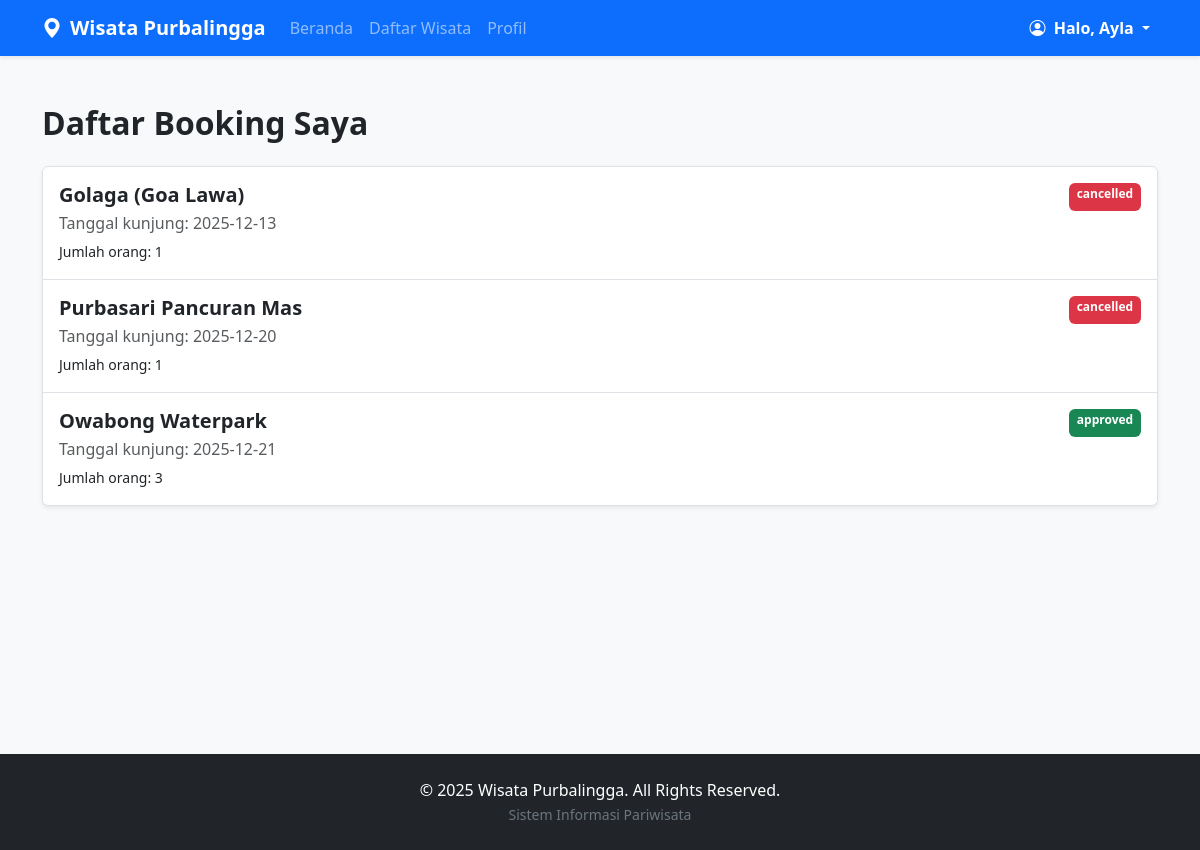
Page /booking_list.php (signed in) on the committed database.
### tables this page shows
CREATE TABLE `booking_wisata` (
  `id_booking` int NOT NULL,
  `id_user` int DEFAULT NULL,
  `id_wisata` int NOT NULL,
  `nama` varchar(100) NOT NULL,
  `no_hp` varchar(20) NOT NULL,
  `tanggal_kunjung` date NOT NULL,
  `jumlah_orang` int NOT NULL,
  `total_harga` int DEFAULT NULL,
  `catatan` text,
  `status` enum('pending','approved','cancelled') DEFAULT 'pending',
  `created_at` timestamp NULL DEFAULT CURRENT_TIMESTAMP,
  `bukti_bayar` varchar(255) DEFAULT NULL
);

CREATE TABLE `wisata` (
  `id_wisata` int NOT NULL,
  `nama` varchar(150) NOT NULL,
  `deskripsi` text,
  `alamat` text,
  `kecamatan` varchar(100) DEFAULT NULL,
  `kategori` varchar(50) DEFAULT NULL,
  `harga_tiket` int DEFAULT '0',
  `fasilitas` text,
  `link_maps` text,
  `views` int DEFAULT '0',
  `foto` varchar(255) DEFAULT NULL,
  `wa_number` varchar(20) DEFAULT NULL,
  `created_at` datetime DEFAULT CURRENT_TIMESTAMP,
  `latitude` decimal(10,6) NOT NULL,
  `longitude` decimal(10,6) NOT NULL
);

### public/booking_list.php (the view, shortened to what this page needs)
<?php
require_once '../template/header.php';
$user_id = $_SESSION['user_id'];
$query = "SELECT b.*, w.nama AS nama_wisata
          FROM booking_wisata b
          JOIN wisata w ON b.id_wisata = w.id_wisata
          WHERE b.id_user = '$user_id'
          ORDER BY b.created_at DESC";
$result = mysqli_query($conn, $query);
?>
<div class="container mt-5 mb-5">
    <h2 class="fw-bold mb-4">Daftar Booking Saya</h2>
    <?php if (mysqli_num_rows($result) == 0): ?>
        <div class="alert alert-info">Kamu belum pernah melakukan booking.</div>
        <div style="height: 200px;"></div>
    <?php else: ?>
        <div class="list-group shadow-sm">
            <?php while ($row = mysqli_fetch_assoc($result)): ?>
                <a href="booking_detail.php?id_booking=<?= $row['id_booking'] ?>"
                   class="list-group-item list-group-item-action py-3">
                    <div class="d-flex w-100 justify-content-between">
                        <h5 class="mb-1 fw-semibold">
                            <?= htmlspecialchars($row['nama_wisata']) ?>
                        </h5>
                        <span class="badge
                            <?= $row['status'] == 'pending' ? 'bg-warning text-dark' : '' ?>
                            <?= $row['status'] == 'approved' ? 'bg-success' : '' ?>
                            <?= $row['status'] == 'cancelled' ? 'bg-danger' : '' ?>
                        ">
                            <?= $row['status'] ?>
                        </span>
                    </div>
                    <p class="mb-1 text-muted">
                        Tanggal kunjung: <?= $row['tanggal_kunjung'] ?>
                    </p>
                    <small>Jumlah orang: <?= $row['jumlah_orang'] ?></small>
                </a>
            <?php endwhile; ?>
        </div>
        <div style="height: 200px;"></div>
    <?php endif; ?>
</div>
<?php require_once '../template/footer.php'; ?>

### assets/style.css (style rules this page uses)
body { background-color: #f8f9fa; min-height: 100vh; display: flex; flex-direction: column; }

### rows in the picture
booking_wisata: id_wisata.nama "Golaga (Goa Lawa)", status "cancelled", tanggal_kunjung "2025-12-13", jumlah_orang "1"
booking_wisata: id_wisata.nama "Purbasari Pancuran Mas", status "cancelled", tanggal_kunjung "2025-12-20", jumlah_orang "1"
booking_wisata: id_wisata.nama "Owabong Waterpark", status "approved", tanggal_kunjung "2025-12-21", jumlah_orang "3"

### other values in the picture
$_SESSION['user_nama'] "Ayla"
